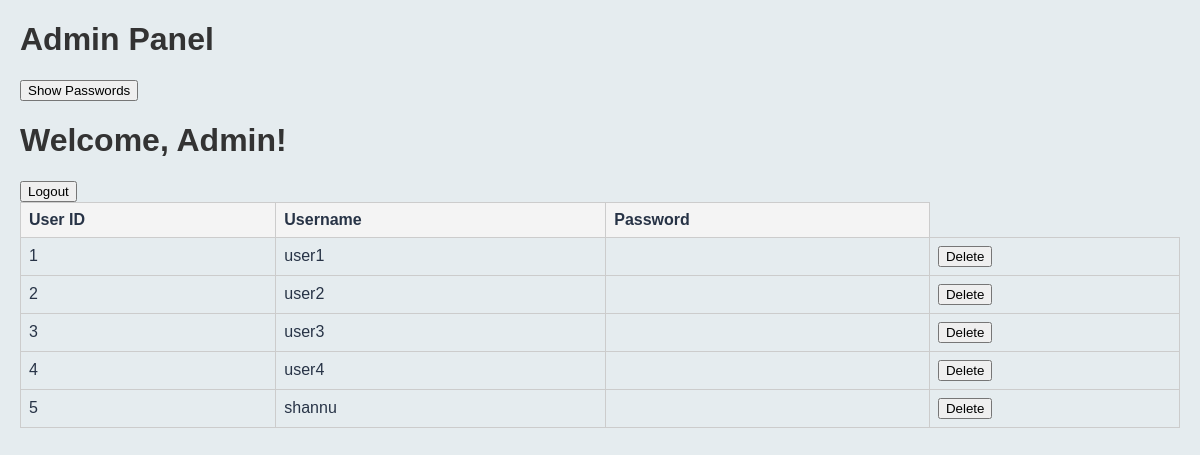
Before: /admin_panel (signed in) with the older database file.
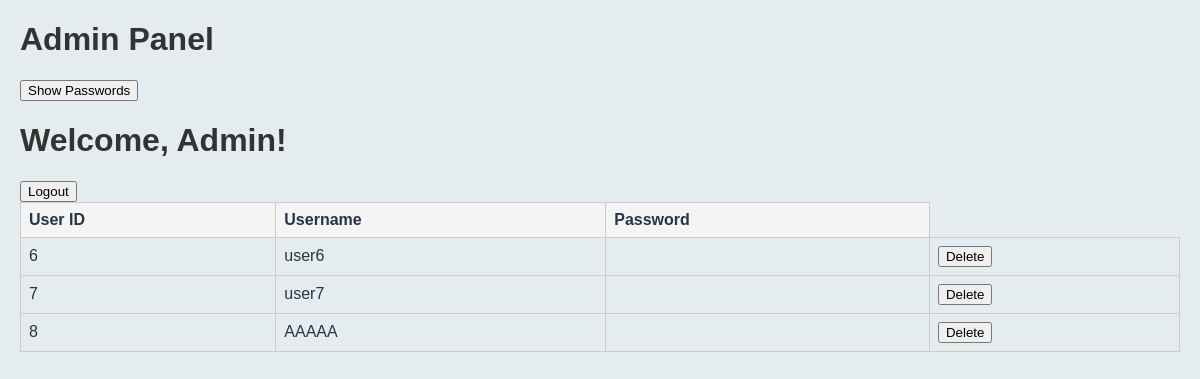
After: the same page with the newer database file.
### tables this page shows
CREATE TABLE users (
            id INTEGER PRIMARY KEY AUTOINCREMENT,
            username TEXT UNIQUE NOT NULL,
            password TEXT NOT NULL,
            profile_picture BLOB
        );

### app.py (the view)
@app.route('/admin_panel')
def admin_panel():
    if 'admin' not in session:
        flash("You must be logged in as an admin.", "danger")
        return redirect(url_for('admin'))
    conn = sqlite3.connect("chat.db")
    conn.row_factory = sqlite3.Row
    cursor = conn.cursor()
    cursor.execute("SELECT id, username, password FROM users")
    users = cursor.fetchall()
    conn.close()
    return render_template("admin.html", users=users)

### templates/admin.html (shortened to what this page needs)
<!DOCTYPE html>
<html lang="en">
<head>
    <link rel="stylesheet" href="{{ url_for('static', filename='style.css') }}">
</head>
<body>
    <h1>Admin Panel</h1>
    <button id="toggle-passwords" onclick="toggleAllPasswords()">Show Passwords</button>
    <table>
        <thead>
            <tr>
                <th>User ID</th>
                <th>Username</th>
                <th>Password</th>
            </tr>
        </thead>
        <tbody>
            <h1>Welcome, Admin!</h1>
            <a href="{{ url_for('admin_logout') }}">
                <button>Logout</button>
            </a>
            {% for user in users %}
            <tr>
                <td>{{ user[0] }}</td>
                <td>{{ user[1] }}</td>
                <td>
                </td>
                <td>
                    <form action="{{ url_for('delete_user', user_id=user['id']) }}" method="POST" onsubmit="return confirm('Are you sure you want to delete this user?');">
                        <button type="submit" class="btn btn-danger">Delete</button>
                    </form>
                </td>
            </tr>
            {% endfor %}
        </tbody>
    </table>
</body>
</html>

### static/style.css (style rules this page uses)
:root { --recents-bg: #e5ecef; --receivers-chat:#f1f1f1; --txt-clr:#000; --grey-clr:#a2a2a2; --body-bg-color: #e5ecef; --theme-bg-color: #ecfffe; --settings-icon-hover: #9fa7ac; --developer-color: #f9fafb; --input-bg: #f8f8fa; --input-chat-color: #a2a2a2; --border-color: #eef2f4; --body-font: "Manrope", sans-serif; --body-color: #273346; --settings-icon-color: #c1c7cd; --msg-message: #969eaa; --chat-text-bg: #f1f2f6; --theme-color: #0086ff; --msg-date: #c0c7d2; --button-bg-color: #f0f7ff; --button-color: var(--theme-color); --detail-font-color: #919ca2; --msg-hover-bg: rgba(238, 242, 244, 0.4); --active-conversation-bg: linear-gradient( to right, rgba(238, 242, 244, 0.4) 0%, rgba(238, 242, 244, 0) 100% ); --overlay-bg: linear-gradient( to bottom, rgba(255, 255, 255, 0) 0%, rgba(255, 255, 255, 1) 65%, rgba(255, 255, 255, 1) 100% ); --chat-header-bg: linear-gradient( to bottom, rgba(255, 255, 255, 1) 0%, rgba(255, 255, 255, 1) 78%, rgba(255, 255, 255, 0) 100% ); }
* { outline: none; box-sizing: border-box; }
body { background-color: var(--body-bg-color); font-family: var(--body-font); color: var(--body-color); }
html { box-sizing: border-box; -webkit-font-smoothing: antialiased; }

### templates/admin.html (style rules this page uses)
body { font-family: Arial, sans-serif; margin: 20px; }
h1 { color: #333; }
table { width: 100%; border-collapse: collapse; }
th, td { border: 1px solid #ccc; padding: 8px; text-align: left; }
th { background-color: #f4f4f4; }

Changed rows visible on the page:
removed users: id "1", username "user1"
removed users: id "2", username "user2"
removed users: id "3", username "user3"
removed users: id "4", username "user4"
removed users: id "5", username "shannu"
added users: id "6", username "user6"
added users: id "7", username "user7"
added users: id "8", username "AAAAA"
